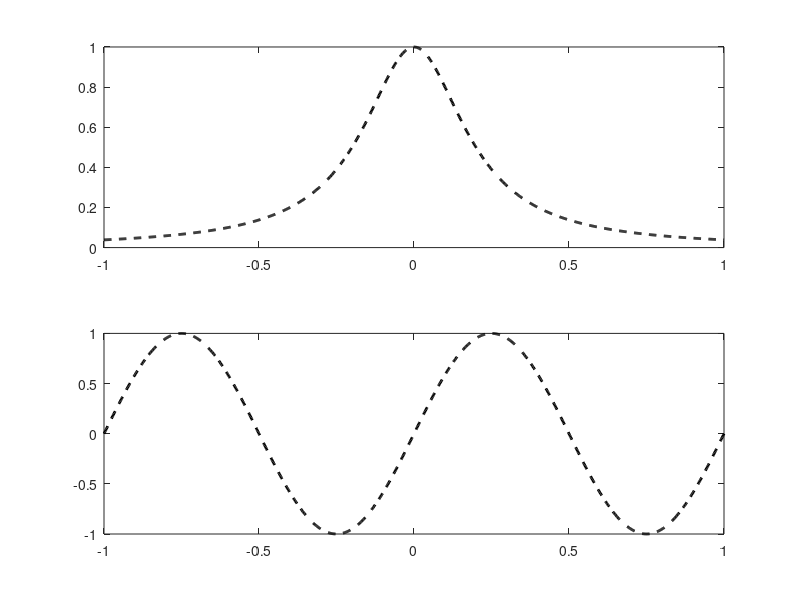

The MATLAB source for this figure:
function [node_counts, exact_runge, exact_sine, V, interpolated_runge, interpolated_sine] =...
    plot_runge_sine_interpolations()
% Generuje dwa wykresy przedstawiające interpolacje funkcji Rungego oraz
% funkcji sinusoidalnej. Funkcja zwraca
% 1) trzy wektory wierszowe
% 2) trzy tablice komórkowe (cell arrays) o rozmiarze [1,4].
% node_counts - wektor zawierający liczby węzłów, dla których wyznaczana
%   była interpolacja wielomianowa
% exact_runge - wektor wierszowy wartości funkcji Runge wyznaczonych
%       w punktach x_fine = linspace(-1, 1, 1000);
% exact_sine - wektor wierszowy wartości funkcji sinusoidalnej wyznaczonych
%       w punktach x_fine = linspace(-1, 1, 1000);
% V{i}: macierz Vandermonde'a wyznaczona dla node_counts(i) węzłów interpolacji
% interpolated_runge{i}: wektor wierszowy wartości wielomianu interpolującego
%       funkcję Runge'go dla stopnia wielomianu równego node_counts(i)-1.
% interpolated_sine{i}: wektor wierszowy wartości wielomianu interpolującego
%       funkcję sinusoidalną dla stopnia wielomianu równego node_counts(i)-1.

% Oznaczonie TODO wskazuje linijki kodu wymagające zmian

    % Lista liczby węzłów interpolacyjnych do przetestowania
    node_counts = [1, 1, 1, 1]; % TODO

    % Definicja funkcji Rungego
    runge_function = @(x) 1 ./ (1 + 25 * x.^2);
    % Definicja funkcji sinusoidalnej
    sine_function = @(x) sin(2 * pi * x);

    % Gęsta siatka punktów do testowania interpolacji
    x_fine = linspace(-1, 1, 1000);

    % Ilustracja wartości wzorcowych interpolowanych funkcji
    % Wartości funkcji Rungego w punktach testowych (wartości wzorcowe)
    exact_runge = runge_function(x_fine);
    % Wartości funkcji sinusoidalnej w punktach testowych (wartości wzorcowe)
    exact_sine = sine_function(x_fine);
    subplot(2,1,1);
    plot(x_fine, exact_runge, 'k--', 'LineWidth', 2, 'DisplayName',...
        'Wartości wzorcowe');
    hold on;
    subplot(2,1,2);
    plot(x_fine, exact_sine, 'k--' , 'LineWidth', 2, 'DisplayName',...
        'Wartości wzorcowe');
    hold on;

    for i = 1:length(node_counts)
        N = node_counts(i);
        % Węzły interpolacji równomiernie rozmieszczone na przedziale [-1, 1]
        x_nodes = linspace(-1, 1, N)';

        % wyznaczenie macierzy Vandermonde
        V{i} = get_vandermonde_matrix(x_nodes);

        % Obliczenie wartości funkcji w węzłach
        y_runge = runge_function(x_nodes);
        % Wyznaczenie wsp. wielomianu interpolacyjnego dla runge_function
        coefficients_runge = []; % V{i}\y_runge; % TODO
        % odwrócenie kolejności wsp. wielomianów: dostosowanie do polyval
        coefficients_runge = coefficients_runge(end:-1:1);
        % Wyznaczenie wartości wielomianu w punktach testowych
        interpolated_runge{i} = polyval(coefficients_runge, x_fine);


        y_sine = []; % TODO
        coefficients_sine = []; % TODO
        coefficients_sine = coefficients_sine(end:-1:1);
        interpolated_sine{i} = []; % TODO

        subplot(2,1,1);
        % TODO: plot interpolated_runge{i} 
        subplot(2,1,2);
        % TODO: plot interpolated_sine{i}
    end

    % TODO: dodaj opisy wykresów oraz legendę
    % subplot(2,1,1)
    % legend show
    % legend('Location', 'eastoutside')


    % set(gcf, 'Position', [1000 500 2000 1500]);

    % save as zadanie1.png
end

function V = get_vandermonde_matrix(x)
    % Buduje macierz Vandermonde’a na podstawie wektora węzłów interpolacji x.
    N = length(x);
    V = []; % TODO
end